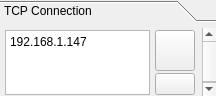
       <widget class="QToolBox" name="toolBox">
        <property name="enabled">
         <bool>true</bool>
        </property>
        <property name="sizePolicy">
         <sizepolicy hsizetype="Preferred" vsizetype="Fixed">
          <horstretch>0</horstretch>
          <verstretch>0</verstretch>
         </sizepolicy>
        </property>
        <property name="minimumSize">
         <size>
          <width>180</width>
          <height>0</height>
         </size>
        </property>
        <property name="currentIndex">
         <number>0</number>
        </property>
        <widget class="QWidget" name="page_3">
         <property name="geometry">
          <rect>
           <x>0</x>
           <y>0</y>
           <width>207</width>
           <height>71</height>
          </rect>
         </property>
         <attribute name="label">
          <string>TCP Connection</string>
         </attribute>
         <layout class="QVBoxLayout" name="verticalLayout_25">
          <property name="spacing">
           <number>2</number>
          </property>
          <property name="leftMargin">
           <number>2</number>
          </property>
          <property name="topMargin">
           <number>2</number>
          </property>
          <property name="rightMargin">
           <number>2</number>
          </property>
          <property name="bottomMargin">
           <number>2</number>
          </property>
          <item>
           <layout class="QGridLayout" name="gridLayout_8">
            <property name="spacing">
             <number>2</number>
            </property>
            <item row="0" column="1">
             <widget class="QPushButton" name="tcpConnectButton">
              <property name="enabled">
               <bool>true</bool>
              </property>
              <property name="sizePolicy">
               <sizepolicy hsizetype="Fixed" vsizetype="MinimumExpanding">
                <horstretch>0</horstretch>
                <verstretch>0</verstretch>
               </sizepolicy>
              </property>
              <property name="toolTip">
               <string>Connect</string>
              </property>
              <property name="text">
               <string/>
              </property>
              <property name="icon">
               <iconset resource="resources.qrc">
                <normaloff>:/models/Icons/Connected-96.png</normaloff>:/models/Icons/Connected-96.png</iconset>
              </property>
             </widget>
            </item>
            <item row="0" column="0" rowspan="2">
             <widget class="QPlainTextEdit" name="tcpConnEdit">
              <property name="maximumSize">
               <size>
                <width>145</width>
                <height>65</height>
               </size>
              </property>
              <property name="lineWrapMode">
               <enum>QPlainTextEdit::LineWrapMode::NoWrap</enum>
              </property>
              <property name="plainText">
               <string>192.168.1.147</string>
              </property>
             </widget>
            </item>
            <item row="1" column="1">
             <widget class="QPushButton" name="disconnectButton">
              <property name="toolTip">
               <string>Disconnect</string>
              </property>
              <property name="text">
               <string/>
              </property>
              <property name="icon">
               <iconset resource="resources.qrc">
                <normaloff>:/models/Icons/Disconnected-96.png</normaloff>:/models/Icons/Disconnected-96.png</iconset>
              </property>
             </widget>
            </item>
           </layout>
          </item>
         </layout>
        </widget>
       </widget>
